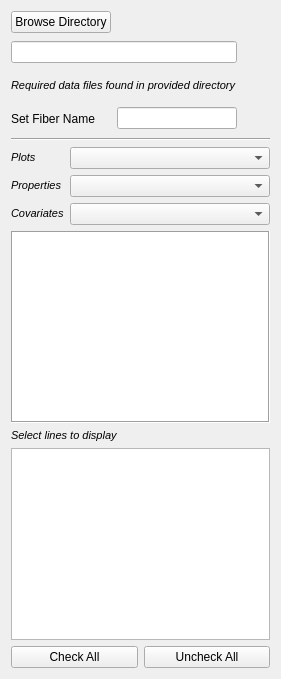
          <widget class="QWidget" name="plottingTab_loadSetDataTab">
           <attribute name="title">
            <string>Load/Set Data</string>
           </attribute>
           <layout class="QGridLayout" name="gridLayout_12">
            <item row="2" column="0">
             <widget class="QWidget" name="plottingTab_loadSetDataTab_set_widget" native="true">
              <property name="sizePolicy">
               <sizepolicy hsizetype="Preferred" vsizetype="Fixed">
                <horstretch>0</horstretch>
                <verstretch>0</verstretch>
               </sizepolicy>
              </property>
              <layout class="QGridLayout" name="gridLayout_6">
               <property name="margin">
                <number>0</number>
               </property>
               <item row="1" column="0">
                <widget class="QLabel" name="plottingTab_loadSetDataTab_propertySelection_label">
                 <property name="sizePolicy">
                  <sizepolicy hsizetype="Fixed" vsizetype="Preferred">
                   <horstretch>0</horstretch>
                   <verstretch>0</verstretch>
                  </sizepolicy>
                 </property>
                 <property name="text">
                  <string>&lt;html&gt;&lt;head/&gt;&lt;body&gt;&lt;p&gt;&lt;span style=&quot; font-size:8pt; font-style:italic;&quot;&gt;Properties&lt;/span&gt;&lt;/p&gt;&lt;/body&gt;&lt;/html&gt;</string>
                 </property>
                </widget>
               </item>
               <item row="2" column="1">
                <widget class="QComboBox" name="plottingTab_loadSetDataTab_covariateSelection_comboBox"/>
               </item>
               <item row="2" column="0">
                <widget class="QLabel" name="plottingTab_loadSetDataTab_covariateSelection_label">
                 <property name="sizePolicy">
                  <sizepolicy hsizetype="Preferred" vsizetype="Preferred">
                   <horstretch>0</horstretch>
                   <verstretch>0</verstretch>
                  </sizepolicy>
                 </property>
                 <property name="text">
                  <string>&lt;html&gt;&lt;head/&gt;&lt;body&gt;&lt;p&gt;&lt;span style=&quot; font-size:8pt; font-style:italic;&quot;&gt;Covariates&lt;/span&gt;&lt;/p&gt;&lt;/body&gt;&lt;/html&gt;</string>
                 </property>
                </widget>
               </item>
               <item row="1" column="1">
                <widget class="QComboBox" name="plottingTab_loadSetDataTab_propertySelection_comboBox">
                 <property name="sizePolicy">
                  <sizepolicy hsizetype="Preferred" vsizetype="Fixed">
                   <horstretch>0</horstretch>
                   <verstretch>0</verstretch>
                  </sizepolicy>
                 </property>
                </widget>
               </item>
               <item row="0" column="0">
                <widget class="QLabel" name="plottingTab_loadSetDataTab_plotSelection_label">
                 <property name="text">
                  <string>&lt;html&gt;&lt;head/&gt;&lt;body&gt;&lt;p&gt;&lt;span style=&quot; font-size:8pt; font-style:italic;&quot;&gt;Plots&lt;/span&gt;&lt;/p&gt;&lt;/body&gt;&lt;/html&gt;</string>
                 </property>
                </widget>
               </item>
               <item row="0" column="1">
                <widget class="QComboBox" name="plottingTab_loadSetDataTab_plotSelection_comboBox">
                 <property name="sizePolicy">
                  <sizepolicy hsizetype="Preferred" vsizetype="Fixed">
                   <horstretch>0</horstretch>
                   <verstretch>0</verstretch>
                  </sizepolicy>
                 </property>
                </widget>
               </item>
              </layout>
             </widget>
            </item>
            <item row="4" column="0">
             <layout class="QGridLayout" name="plottingTab_gridLayout">
              <item row="1" column="0" colspan="2">
               <widget class="QListWidget" name="plottingTab_loadSetDataTab_linesToDisplay_listWidget">
                <property name="sizePolicy">
                 <sizepolicy hsizetype="Expanding" vsizetype="Expanding">
                  <horstretch>0</horstretch>
                  <verstretch>0</verstretch>
                 </sizepolicy>
                </property>
                <property name="minimumSize">
                 <size>
                  <width>0</width>
                  <height>0</height>
                 </size>
                </property>
                <property name="maximumSize">
                 <size>
                  <width>16777215</width>
                  <height>16777215</height>
                 </size>
                </property>
               </widget>
              </item>
              <item row="2" column="1">
               <widget class="QPushButton" name="plottingTab_loadSetDataTab_uncheckAllLinesToDisplay_pushButton">
                <property name="sizePolicy">
                 <sizepolicy hsizetype="Expanding" vsizetype="Fixed">
                  <horstretch>0</horstretch>
                  <verstretch>0</verstretch>
                 </sizepolicy>
                </property>
                <property name="text">
                 <string>Uncheck All</string>
                </property>
               </widget>
              </item>
              <item row="2" column="0">
               <widget class="QPushButton" name="plottingTab_loadSetDataTab_checkAllLinesToDisplay_pushButton">
                <property name="sizePolicy">
                 <sizepolicy hsizetype="Expanding" vsizetype="Fixed">
                  <horstretch>0</horstretch>
                  <verstretch>0</verstretch>
                 </sizepolicy>
                </property>
                <property name="text">
                 <string>Check All</string>
                </property>
               </widget>
              </item>
              <item row="0" column="0">
               <widget class="QLabel" name="plottingTab_loadSetDataTab_linesToDisplay_label">
                <property name="sizePolicy">
                 <sizepolicy hsizetype="Expanding" vsizetype="Fixed">
                  <horstretch>0</horstretch>
                  <verstretch>0</verstretch>
                 </sizepolicy>
                </property>
                <property name="text">
                 <string>&lt;html&gt;&lt;head/&gt;&lt;body&gt;&lt;p&gt;&lt;span style=&quot; font-size:8pt; font-style:italic;&quot;&gt;Select lines to display&lt;/span&gt;&lt;/p&gt;&lt;/body&gt;&lt;/html&gt;</string>
                </property>
                <property name="margin">
                 <number>0</number>
                </property>
                <property name="indent">
                 <number>-1</number>
                </property>
               </widget>
              </item>
             </layout>
            </item>
            <item row="1" column="0">
             <widget class="Line" name="plottingTab_loadSetDataTab_line">
              <property name="orientation">
               <enum>Qt::Horizontal</enum>
              </property>
             </widget>
            </item>
            <item row="3" column="1" rowspan="2">
             <spacer name="plottingTab_loadSetDataTab_verticalSpacer">
              <property name="orientation">
               <enum>Qt::Vertical</enum>
              </property>
              <property name="sizeType">
               <enum>QSizePolicy::Expanding</enum>
              </property>
              <property name="sizeHint" stdset="0">
               <size>
                <width>0</width>
                <height>0</height>
               </size>
              </property>
             </spacer>
            </item>
            <item row="3" column="0">
             <widget class="QListWidget" name="plottingTab_loadSetDataTab_linesSelected_listWidget">
              <property name="sizePolicy">
               <sizepolicy hsizetype="Expanding" vsizetype="Expanding">
                <horstretch>0</horstretch>
                <verstretch>0</verstretch>
               </sizepolicy>
              </property>
              <property name="maximumSize">
               <size>
                <width>16777215</width>
                <height>16777215</height>
               </size>
              </property>
              <property name="frameShape">
               <enum>QFrame::Box</enum>
              </property>
              <property name="frameShadow">
               <enum>QFrame::Sunken</enum>
              </property>
              <property name="selectionRectVisible">
               <bool>false</bool>
              </property>
             </widget>
            </item>
            <item row="0" column="0">
             <widget class="QWidget" name="plottingTab_loadSetDataTab_load_widget" native="true">
              <property name="sizePolicy">
               <sizepolicy hsizetype="Preferred" vsizetype="Fixed">
                <horstretch>0</horstretch>
                <verstretch>0</verstretch>
               </sizepolicy>
              </property>
              <layout class="QVBoxLayout" name="verticalLayout_9">
               <property name="margin">
                <number>0</number>
               </property>
               <item>
                <layout class="QGridLayout" name="plottingTab_loadSetDataTab_gridLayout">
                 <item row="0" column="0">
                  <widget class="QPushButton" name="plottingTab_loadSetDataTab_browsePlotDirectory_pushButton">
                   <property name="sizePolicy">
                    <sizepolicy hsizetype="Preferred" vsizetype="Fixed">
                     <horstretch>0</horstretch>
                     <verstretch>0</verstretch>
                    </sizepolicy>
                   </property>
                   <property name="text">
                    <string>Browse Directory</string>
                   </property>
                  </widget>
                 </item>
                 <item row="1" column="2">
                  <widget class="QLabel" name="plottingTab_loadSetDataTab_browsePlotDirectoryIcon_label">
                   <property name="sizePolicy">
                    <sizepolicy hsizetype="Fixed" vsizetype="Fixed">
                     <horstretch>0</horstretch>
                     <verstretch>0</verstretch>
                    </sizepolicy>
                   </property>
                   <property name="minimumSize">
                    <size>
                     <width>27</width>
                     <height>27</height>
                    </size>
                   </property>
                   <property name="text">
                    <string/>
                   </property>
                  </widget>
                 </item>
                 <item row="2" column="2">
                  <widget class="QLabel" name="plottingTab_loadSetDataTab_plotDirectoryIcon_label">
                   <property name="sizePolicy">
                    <sizepolicy hsizetype="Fixed" vsizetype="Fixed">
                     <horstretch>0</horstretch>
                     <verstretch>0</verstretch>
                    </sizepolicy>
                   </property>
                   <property name="minimumSize">
                    <size>
                     <width>27</width>
                     <height>27</height>
                    </size>
                   </property>
                   <property name="text">
                    <string/>
                   </property>
                  </widget>
                 </item>
                 <item row="2" column="0" colspan="2">
                  <widget class="QLabel" name="plottingTab_loadSetDataTab_plotDirectoryInfo_label">
                   <property name="sizePolicy">
                    <sizepolicy hsizetype="Expanding" vsizetype="Preferred">
                     <horstretch>0</horstretch>
                     <verstretch>0</verstretch>
                    </sizepolicy>
                   </property>
                   <property name="text">
                    <string>&lt;html&gt;&lt;head/&gt;&lt;body&gt;&lt;p&gt;&lt;span style=&quot; font-size:8pt; font-style:italic;&quot;&gt;Required data files found in provided directory&lt;/span&gt;&lt;/p&gt;&lt;/body&gt;&lt;/html&gt;</string>
                   </property>
                  </widget>
                 </item>
                 <item row="1" column="0" colspan="2">
                  <widget class="QLineEdit" name="para_plottingTab_loadSetDataTab_browsePlotDirectory_lineEdit"/>
                 </item>
                 <item row="3" column="0" rowspan="2">
                  <widget class="QLabel" name="plottingTab_loadSetDataTab_fibername_label">
                   <property name="text">
                    <string>Set Fiber Name</string>
                   </property>
                  </widget>
                 </item>
                 <item row="3" column="1" rowspan="2">
                  <widget class="QLineEdit" name="para_plottingTab_loadSetDataTab_fibername_lineEdit"/>
                 </item>
                 <item row="3" column="2" rowspan="2">
                  <widget class="QLabel" name="plottingTab_loadSetDataTab_fibernameIcon_label">
                   <property name="sizePolicy">
                    <sizepolicy hsizetype="Fixed" vsizetype="Fixed">
                     <horstretch>0</horstretch>
                     <verstretch>0</verstretch>
                    </sizepolicy>
                   </property>
                   <property name="minimumSize">
                    <size>
                     <width>27</width>
                     <height>27</height>
                    </size>
                   </property>
                   <property name="text">
                    <string/>
                   </property>
                  </widget>
                 </item>
                </layout>
               </item>
              </layout>
             </widget>
            </item>
           </layout>
          </widget>
